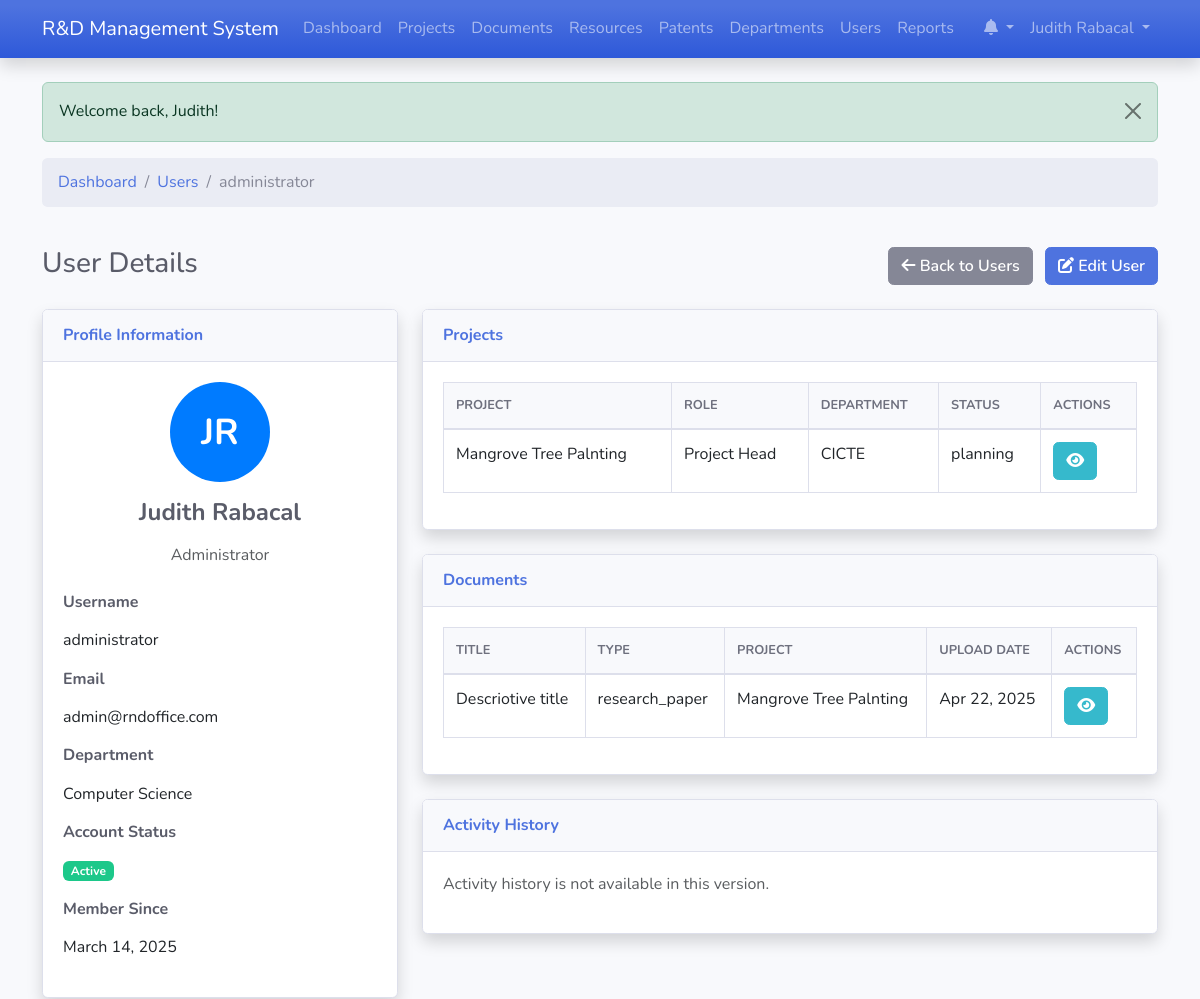
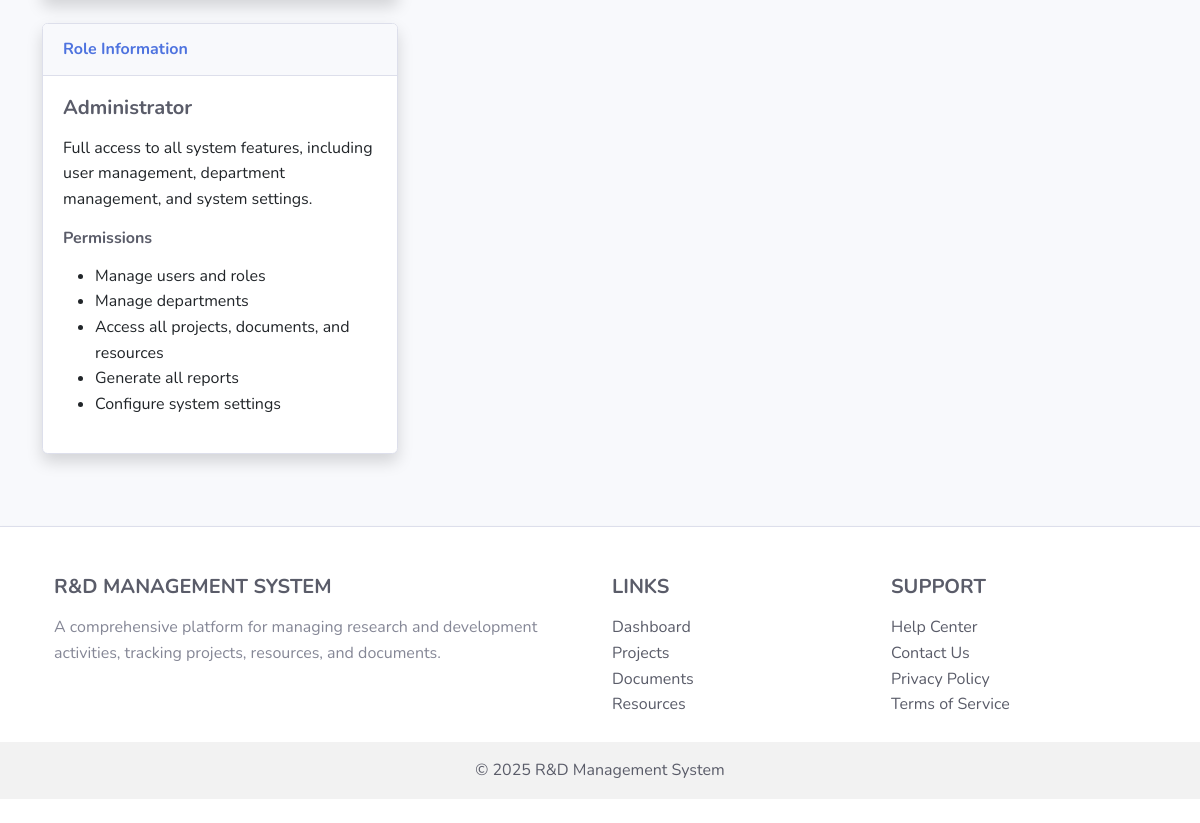
The page /user_detail.php?id=2 (signed in) on the database its author committed (2 pictures, top to bottom).
### tables this page shows
CREATE TABLE `users` (
  `id` int(11) NOT NULL,
  `username` varchar(50) NOT NULL,
  `password` varchar(255) NOT NULL,
  `email` varchar(100) NOT NULL,
  `first_name` varchar(50) NOT NULL,
  `last_name` varchar(50) NOT NULL,
  `role_id` int(11) NOT NULL,
  `department_id` int(11) DEFAULT NULL,
  `is_active` tinyint(1) DEFAULT 1,
  `last_login` datetime DEFAULT NULL,
  `created_at` timestamp NOT NULL DEFAULT current_timestamp(),
  `updated_at` timestamp NOT NULL DEFAULT current_timestamp() ON UPDATE current_timestamp()
);

CREATE TABLE `departments` (
  `id` int(11) NOT NULL,
  `name` varchar(100) NOT NULL,
  `description` text DEFAULT NULL,
  `location` varchar(255) DEFAULT NULL,
  `contact_email` varchar(100) DEFAULT NULL,
  `contact_phone` varchar(50) DEFAULT NULL,
  `created_at` timestamp NOT NULL DEFAULT current_timestamp(),
  `updated_at` timestamp NOT NULL DEFAULT current_timestamp() ON UPDATE current_timestamp()
);

CREATE TABLE `projects` (
  `id` int(11) NOT NULL,
  `title` varchar(100) NOT NULL,
  `description` text DEFAULT NULL,
  `start_date` date DEFAULT NULL,
  `end_date` date DEFAULT NULL,
  `status` enum('planning','in_progress','completed','on_hold','cancelled') DEFAULT 'planning',
  `budget` decimal(15,2) DEFAULT NULL,
  `department_id` int(11) DEFAULT NULL,
  `created_by` int(11) NOT NULL,
  `created_at` timestamp NOT NULL DEFAULT current_timestamp(),
  `updated_at` timestamp NOT NULL DEFAULT current_timestamp() ON UPDATE current_timestamp()
);

CREATE TABLE `project_members` (
  `id` int(11) NOT NULL,
  `project_id` int(11) NOT NULL,
  `user_id` int(11) NOT NULL,
  `role` varchar(50) DEFAULT NULL,
  `responsibilities` text DEFAULT NULL,
  `joined_date` date DEFAULT NULL,
  `created_at` timestamp NOT NULL DEFAULT current_timestamp(),
  `updated_at` timestamp NOT NULL DEFAULT current_timestamp() ON UPDATE current_timestamp()
);

CREATE TABLE `documents` (
  `id` int(11) NOT NULL,
  `title` varchar(100) NOT NULL,
  `description` text DEFAULT NULL,
  `file_path` varchar(255) NOT NULL,
  `file_type` varchar(50) DEFAULT NULL,
  `file_size` int(11) DEFAULT NULL,
  `type` enum('research_paper','faculty_evaluation','patent','report','other') NOT NULL,
  `project_id` int(11) DEFAULT NULL,
  `uploaded_by` int(11) NOT NULL,
  `upload_date` datetime DEFAULT current_timestamp(),
  `created_at` timestamp NOT NULL DEFAULT current_timestamp(),
  `updated_at` timestamp NOT NULL DEFAULT current_timestamp() ON UPDATE current_timestamp(),
  `submit_to_journal` varchar(60) NOT NULL
);

### user_detail.php (the view, shortened to what the rows shown need)
<?php
require_once 'classes/Project.php';
require_once 'classes/Document.php';
$userObj = new User();
$departmentObj = new Department();
$projectObj = new Project();
$documentObj = new Document();
$userId = isset($_GET['id']) ? (int)$_GET['id'] : 0;
$userData = $userObj->getById($userId);
$departmentData = null;
if (!empty($userData['department_id'])) {
    $departmentData = $departmentObj->getById($userData['department_id']);
}
$userProjects = $projectObj->getByMember($userId);
$userDocuments = $documentObj->getByUploader($userId);
$roles = [
    1 => 'Administrator',
    2 => 'Project Manager',
    3 => 'Researcher',
    4 => 'Department Head',
    5 => 'Faculty Member'
];
include 'includes/header.php';
?>
<div class="row mb-4">
    <div class="col-md-12">
        <nav aria-label="breadcrumb">
            <ol class="breadcrumb">
                <li class="breadcrumb-item"><a href="index.php">Dashboard</a></li>
                <li class="breadcrumb-item"><a href="users.php">Users</a></li>
                <li class="breadcrumb-item active" aria-current="page"><?php echo htmlspecialchars($userData['username']); ?></li>
            </ol>
        </nav>
    </div>
</div>
<div class="row mb-4">
    <div class="col-md-8">
        <h1 class="h3 mb-0 text-gray-800">User Details</h1>
    </div>
</div>
<div class="row">
    <div class="col-lg-4">
        <div class="card shadow mb-4">
            <div class="card-body">
                <div class="text-center mb-4">
                    <div class="avatar-circle mx-auto mb-3">
                        <span class="avatar-initials"><?php echo strtoupper(substr($userData['first_name'], 0, 1) . substr($userData['last_name'], 0, 1)); ?></span>
                    </div>
                    <h4><?php echo htmlspecialchars($userData['first_name'] . ' ' . $userData['last_name']); ?></h4>
                    <p class="text-muted mb-0">
                        <?php echo $roles[$userData['role_id']] ?? 'Unknown Role'; ?>
                    </p>
                </div>
                <div class="mb-3">
                    <h6 class="font-weight-bold">Username</h6>
                    <p><?php echo htmlspecialchars($userData['username']); ?></p>
                </div>
                <div class="mb-3">
                    <h6 class="font-weight-bold">Email</h6>
                    <p><?php echo htmlspecialchars($userData['email']); ?></p>
                </div>
                <div class="mb-3">
                    <h6 class="font-weight-bold">Department</h6>
                    <p>
                        <?php
                            if ($departmentData) {
                                echo htmlspecialchars($departmentData['name']);
                            } else {
                                echo '<span class="text-muted">None</span>';
                            }
                        ?>
                    </p>
                </div>
                <div>
                    <h6 class="font-weight-bold">Member Since</h6>
                    <p><?php echo date('F j, Y', strtotime($userData['created_at'])); ?></p>
                </div>
            </div>
        </div>
        <div class="card shadow mb-4">
            <div class="card-body">
                <?php
                    $roleInfo = $roleDescriptions[$userData['role_id']] ?? null;
                    if ($roleInfo):
                ?>
                    <h5><?php echo $roles[$userData['role_id']] ?? 'Unknown Role'; ?></h5>
                    <p><?php echo $roleInfo['description']; ?></p>
                    <h6 class="font-weight-bold mt-3">Permissions</h6>
                    <ul>
                        <?php foreach ($roleInfo['permissions'] as $permission): ?>
                            <li><?php echo $permission; ?></li>
                        <?php endforeach; ?>
                    </ul>
                <?php else: ?>
                    <p class="text-muted">No role information available.</p>
                <?php endif; ?>
            </div>
        </div>
    </div>
    <div class="col-lg-8">
        <div class="card shadow mb-4">
            <div class="card-body">
                <?php if (empty($userProjects)): ?>
                    <p class="text-muted">This user is not a member of any projects.</p>
                <?php else: ?>
                    <div class="table-responsive">
                        <table class="table table-bordered" width="100%" cellspacing="0">
                            <thead>
                                <tr>
                                    <th>Project</th>
                                    <th>Role</th>
                                    <th>Department</th>
                                    <th>Status</th>
                                    <th>Actions</th>
                                </tr>
                            </thead>
                            <tbody>
                                <?php foreach ($userProjects as $project): ?>
                                    <tr>
                                        <td><?php echo htmlspecialchars($project['title']); ?></td>
                                        <td>
                                            <?php
                                                $projectMembers = $projectObj->getMembers($project['id']);
                                                $userRole = 'Member';
                                                foreach ($projectMembers as $member) {
                                                    if ($member['id'] == $userId) {
                                                        $userRole = $member['role'];
                                                        break;
                                                    }
                                                }
                                                echo htmlspecialchars($userRole);
                                            ?>
                                        </td>
                                        <td>
                                            <?php
                                                if (!empty($project['department_id'])) {
                                                    $dept = $departmentObj->getById($project['department_id']);
                                                    echo $dept ? htmlspecialchars($dept['name']) : 'Unknown';
                                                } else {
                                                    echo 'None';
                                                }
                                            ?>
                                        </td>
                                        <td>
                                            <?php
                                                $statusLabels = [
                                                    'planning' => '<span class="badge bg-info">Planning</span>',
                                                    'in_progress' => '<span class="badge bg-primary">In Progress</span>',
                                                    'on_hold' => '<span class="badge bg-warning">On Hold</span>',
                                                    'completed' => '<span class="badge bg-success">Completed</span>',
                                                    'cancelled' => '<span class="badge bg-danger">Cancelled</span>'
                                                ];
                                                echo $statusLabels[$project['status']] ?? $project['status'];
                                            ?>
                                        </td>
                                        <td>
                                            <a href="project_detail.php?id=<?php echo $project['id']; ?>" class="btn btn-info btn-sm">
                                                <i class="fas fa-eye"></i>
                                            </a>
                                        </td>
                                    </tr>
                                <?php endforeach; ?>
                            </tbody>
                        </table>
                    </div>
                <?php endif; ?>
            </div>
        </div>
        <div class="card shadow mb-4">
            <div class="card-body">
                <?php if (empty($userDocuments)): ?>
                    <p class="text-muted">This user has not uploaded any documents.</p>
                <?php else: ?>
                    <div class="table-responsive">
                        <table class="table table-bordered" width="100%" cellspacing="0">
                            <thead>
                                <tr>
                                    <th>Title</th>
                                    <th>Type</th>
                                    <th>Project</th>
                                    <th>Upload Date</th>
                                    <th>Actions</th>
                                </tr>
                            </thead>
                            <tbody>
                                <?php foreach ($userDocuments as $document): ?>
                                    <tr>
                                        <td><?php echo htmlspecialchars($document['title']); ?></td>
                                        <td>
                                            <?php
                                                $typeLabels = [
                                                    'research_paper' => '<span class="badge bg-primary">Research Paper</span>',
                                                    'faculty_evaluation' => '<span class="badge bg-info">Faculty Evaluation</span>',
                                                    'patent' => '<span class="badge bg-success">Patent</span>',
                                                    'report' => '<span class="badge bg-warning">Report</span>',
                                                    'other' => '<span class="badge bg-secondary">Other</span>'
                                                ];
                                                echo $typeLabels[$document['type']] ?? $document['type'];
                                            ?>
                                        </td>
                                        <td>
                                            <?php
                                                if (!empty($document['project_id'])) {
                                                    $project = $projectObj->getById($document['project_id']);
                                                    echo $project ? htmlspecialchars($project['title']) : 'Unknown';
                                                } else {
                                                    echo 'None';
                                                }
                                            ?>
                                        </td>
                                        <td><?php echo date('M d, Y', strtotime($document['upload_date'])); ?></td>
                                        <td>
                                            <a href="document_detail.php?id=<?php echo $document['id']; ?>" class="btn btn-info btn-sm">
                                                <i class="fas fa-eye"></i>
                                            </a>
                                        </td>
                                    </tr>
                                <?php endforeach; ?>
                            </tbody>
                        </table>
                    </div>
                <?php endif; ?>
            </div>
        </div>
    </div>
</div>
<?php include 'includes/footer.php'; ?>

### includes/header.php (shortened to what the rows shown need)
<?php
$isLoggedIn = isset($_SESSION['user_id']);
$currentUser = null;
if ($isLoggedIn) {
    $userObj = new User();
    $currentUser = $userObj->getById($_SESSION['user_id']);
}
?>
<!DOCTYPE html>
<html lang="en">
<head>
    <link href="https://cdn.jsdelivr.net/npm/bootstrap@5.3.0-alpha1/dist/css/bootstrap.min.css" rel="stylesheet">
    <link rel="stylesheet" href="https://cdnjs.cloudflare.com/ajax/libs/font-awesome/6.0.0/css/all.min.css">
    <link rel="stylesheet" href="https://cdn.datatables.net/1.11.5/css/dataTables.bootstrap5.min.css">
    <link rel="stylesheet" href="assets/css/style.css">
</head>
<body>
    <nav class="navbar navbar-expand-lg navbar-dark bg-gradient-primary shadow">
        <div class="container">
            <div class="collapse navbar-collapse" id="navbarNav">
                <ul class="navbar-nav">
                    <?php if ($isLoggedIn): ?>
                        <li class="nav-item dropdown">
                            <a class="nav-link dropdown-toggle" href="#" id="notificationsDropdown" role="button" data-bs-toggle="dropdown" aria-expanded="false">
                                <i class="fas fa-bell"></i>
                            </a>
                        </li>
                        <li class="nav-item dropdown">
                            <a class="nav-link dropdown-toggle" href="#" id="userDropdown" role="button" data-bs-toggle="dropdown" aria-expanded="false">
                                <?php echo htmlspecialchars($currentUser['first_name'] . ' ' . $currentUser['last_name']); ?>
                            </a>
                        </li>
                    <?php endif; ?>
                </ul>
            </div>
        </div>
    </nav>
    <div class="container mt-4">

### rows shown on the page
users: first_name+last_name "Judith Rabacal", username "administrator", first_name+last_name "JR", role "Administrator", email "admin@rndoffice.com", created_at "March 14, 2025", role "Full access to all system features, including user management, department management, and system settings.", role "Manage users and roles", role "Manage departments", role "Access all projects, documents, and resources", role "Generate all reports", role "Configure system settings"
departments: name "Computer Science"
projects: title "Mangrove Tree Palnting", project_members.role "Project Head", department.name "CICTE", status "planning"
documents: title "Descriotive title", type "research_paper", project.title "Mangrove Tree Palnting", upload_date "Apr 22, 2025"

### other values the page prints
$_SESSION['success_message'] "Welcome back, Judith!"
